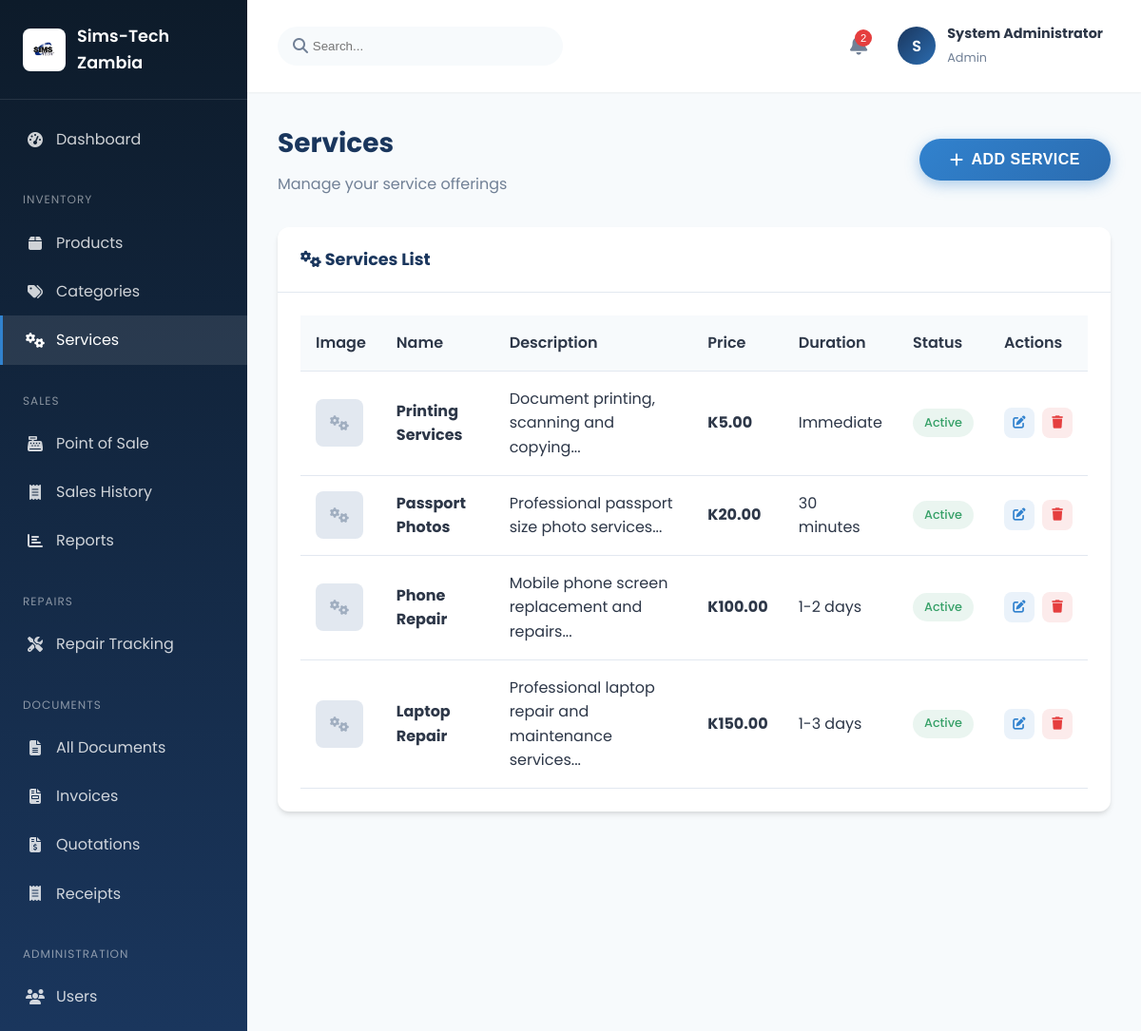
Screenshot of /services.php (signed in) with the database file from the repository.
### tables this page shows
CREATE TABLE IF NOT EXISTS services (
    id INT AUTO_INCREMENT PRIMARY KEY,
    name VARCHAR(200) NOT NULL,
    description TEXT,
    price DECIMAL(10, 2) NOT NULL,
    duration VARCHAR(50),
    image VARCHAR(255),
    status ENUM('active', 'inactive') DEFAULT 'active',
    created_at TIMESTAMP DEFAULT CURRENT_TIMESTAMP,
    updated_at TIMESTAMP DEFAULT CURRENT_TIMESTAMP ON UPDATE CURRENT_TIMESTAMP
);

### config/session.php (called while the page is built, shortened)
<?php
function isAdmin() {
    return isset($_SESSION['role']) && $_SESSION['role'] === 'admin';
}
?>

### services.php (the view, shortened to what this page needs)
<?php
require_once 'config/database.php';
require_once 'config/session.php';
$services = $conn->query("SELECT * FROM services ORDER BY id DESC");
?>
<!DOCTYPE html>
<html lang="en">
<head>
    <link rel="stylesheet" href="assets/css/style.css">
    <link rel="stylesheet" href="https://cdnjs.cloudflare.com/ajax/libs/font-awesome/6.4.0/css/all.min.css">
</head>
<body>
    <div class="dashboard-wrapper">
        <?php include 'includes/sidebar.php'; ?>
        <div class="main-content">
            <?php include 'includes/header.php'; ?>
            <div class="dashboard-content">
                <div class="page-header" style="display: flex; justify-content: space-between; align-items: center;">
                    <div>
                        <h1>Services</h1>
                        <p>Manage your service offerings</p>
                    </div>
                    <?php if (isAdmin()): ?>
                    <button class="btn btn-primary" onclick="openAddModal()">
                        <i class="fas fa-plus"></i> Add Service
                    </button>
                    <?php endif; ?>
                </div>
                <div class="card">
                    <div class="card-header">
                        <h3><i class="fas fa-cogs"></i> Services List</h3>
                    </div>
                    <div class="card-body">
                        <div class="table-responsive">
                            <table class="data-table">
                                <thead>
                                    <tr>
                                        <th>Image</th>
                                        <th>Name</th>
                                        <th>Description</th>
                                        <th>Price</th>
                                        <th>Duration</th>
                                        <th>Status</th>
                                        <th>Actions</th>
                                    </tr>
                                </thead>
                                <tbody>
                                    <?php if ($services->num_rows > 0): ?>
                                        <?php while ($service = $services->fetch_assoc()): ?>
                                            <tr>
                                                <td>
                                                    <?php if ($service['image']): ?>
                                                        <img src="uploads/services/<?php echo htmlspecialchars($service['image']); ?>" alt="Service">
                                                    <?php else: ?>
                                                        <div style="width: 50px; height: 50px; background: #e2e8f0; border-radius: 8px; display: flex; align-items: center; justify-content: center;">
                                                            <i class="fas fa-cogs" style="color: #a0aec0;"></i>
                                                        </div>
                                                    <?php endif; ?>
                                                </td>
                                                <td><strong><?php echo htmlspecialchars($service['name']); ?></strong></td>
                                                <td><?php echo htmlspecialchars(substr($service['description'] ?? '', 0, 60)); ?>...</td>
                                                <td><strong>K<?php echo number_format($service['price'], 2); ?></strong></td>
                                                <td><?php echo htmlspecialchars($service['duration'] ?? '-'); ?></td>
                                                <td>
                                                    <span class="badge badge-<?php echo $service['status'] === 'active' ? 'success' : 'warning'; ?>">
                                                        <?php echo ucfirst($service['status']); ?>
                                                    </span>
                                                </td>
                                                <td>
                                                    <div class="action-btns">
                                                        <?php if (isAdmin()): ?>
                                                        <button class="action-btn edit" onclick='editService(<?php echo htmlspecialchars(json_encode($service), ENT_QUOTES, "UTF-8"); ?>)' title="Edit">
                                                            <i class="fas fa-edit"></i>
                                                        </button>
                                                        <button class="action-btn delete" onclick="deleteService(<?php echo $service['id']; ?>, <?php echo htmlspecialchars(json_encode($service['name']), ENT_QUOTES, 'UTF-8'); ?>)" title="Delete">
                                                            <i class="fas fa-trash"></i>
                                                        </button>
                                                        <?php else: ?>
                                                        <span class="text-secondary"><i class="fas fa-eye"></i> View Only</span>
                                                        <?php endif; ?>
                                                    </div>
                                                </td>
                                            </tr>
                                        <?php endwhile; ?>
                                    <?php else: ?>
                                        <tr>
                                            <td colspan="7" class="text-center">No services found</td>
                                        </tr>
                                    <?php endif; ?>
                                </tbody>
                            </table>
                        </div>
                    </div>
                </div>
            </div>
        </div>
    </div>
</body>
</html>

### assets/css/style.css (style rules this page uses)
:root { --primary-color: #1a365d; --primary-light: #2c5282; --primary-dark: #0d1b2a; --secondary-color: #2b6cb0; --accent-color: #3182ce; --success-color: #38a169; --warning-color: #d69e2e; --danger-color: #e53e3e; --info-color: #00b5d8; --light-bg: #f7fafc; --dark-bg: #1a202c; --card-bg: #ffffff; --text-primary: #2d3748; --text-secondary: #718096; --text-light: #a0aec0; --border-color: #e2e8f0; --shadow-sm: 0 1px 2px 0 rgba(0, 0, 0, 0.05); --shadow-md: 0 4px 6px -1px rgba(0, 0, 0, 0.1), 0 2px 4px -1px rgba(0, 0, 0, 0.06); --shadow-lg: 0 10px 15px -3px rgba(0, 0, 0, 0.1), 0 4px 6px -2px rgba(0, 0, 0, 0.05); --shadow-xl: 0 20px 25px -5px rgba(0, 0, 0, 0.1), 0 10px 10px -5px rgba(0, 0, 0, 0.04); --transition-fast: 0.15s ease; --transition-normal: 0.3s ease; --transition-slow: 0.5s ease; --border-radius: 8px; --border-radius-lg: 12px; }
* { margin: 0; padding: 0; box-sizing: border-box; }
html { scroll-behavior: smooth; }
body { font-family: 'Segoe UI', Tahoma, Geneva, Verdana, sans-serif; background-color: var(--light-bg); color: var(--text-primary); line-height: 1.6; min-height: 100vh; }
.btn { display: inline-flex; align-items: center; justify-content: center; gap: 0.5rem; padding: 0.8rem 2rem; border-radius: 50px; font-weight: 600; font-size: 1rem; cursor: pointer; border: none; transition: all var(--transition-fast); text-transform: uppercase; letter-spacing: 0.5px; }
.btn-primary { background: linear-gradient(135deg, var(--accent-color) 0%, var(--secondary-color) 100%); color: #fff; box-shadow: 0 4px 15px rgba(49, 130, 206, 0.4); }
.dashboard-wrapper { display: flex; min-height: 100vh; }
.main-content { flex: 1; margin-left: 260px; background: var(--light-bg); min-height: 100vh; }
.dashboard-content { padding: 2rem; }
.page-header { margin-bottom: 2rem; }
.page-header h1 { font-size: 1.75rem; color: var(--primary-color); margin-bottom: 0.5rem; }
.page-header p { color: var(--text-secondary); }
.card { background: var(--card-bg); border-radius: var(--border-radius-lg); box-shadow: var(--shadow-md); overflow: hidden; }
.card-header { padding: 1.25rem 1.5rem; border-bottom: 1px solid var(--border-color); display: flex; justify-content: space-between; align-items: center; }
.card-header h3 { font-size: 1.1rem; color: var(--primary-color); }
.card-body { padding: 1.5rem; }
.table-responsive { overflow-x: auto; }
.data-table { width: 100%; border-collapse: collapse; }
.data-table th, .data-table td { padding: 1rem; text-align: left; border-bottom: 1px solid var(--border-color); }
.data-table th { background: var(--light-bg); font-weight: 600; color: var(--text-primary); white-space: nowrap; }
.badge { display: inline-block; padding: 0.3rem 0.75rem; border-radius: 50px; font-size: 0.8rem; font-weight: 500; }
.badge-success { background: rgba(56, 161, 105, 0.1); color: var(--success-color); }
.action-btns { display: flex; gap: 0.5rem; }
.action-btn { width: 32px; height: 32px; border: none; border-radius: var(--border-radius); cursor: pointer; display: flex; align-items: center; justify-content: center; transition: all var(--transition-fast); }
.action-btn.edit { background: rgba(49, 130, 206, 0.1); color: var(--accent-color); }
.action-btn.delete { background: rgba(229, 62, 62, 0.1); color: var(--danger-color); }

### services.php (style rules this page uses)
body { font-family: 'Poppins', sans-serif; }

### rows the page displays
services: name "Printing Services", description "Document printing, scanning and copying", price "5.00", duration "Immediate", status "Active"
services: name "Passport Photos", description "Professional passport size photo services", price "20.00", duration "30 minutes", status "Active"
services: name "Phone Repair", description "Mobile phone screen replacement and repairs", price "100.00", duration "1-2 days", status "Active"
services: name "Laptop Repair", description "Professional laptop repair and maintenance services", price "150.00", duration "1-3 days", status "Active"

### other values shown
$low_stock_count "2"
substr($user['full_name'], 0, 1) "S"
$user['full_name'] "System Administrator"
$user['role'] "Admin"
